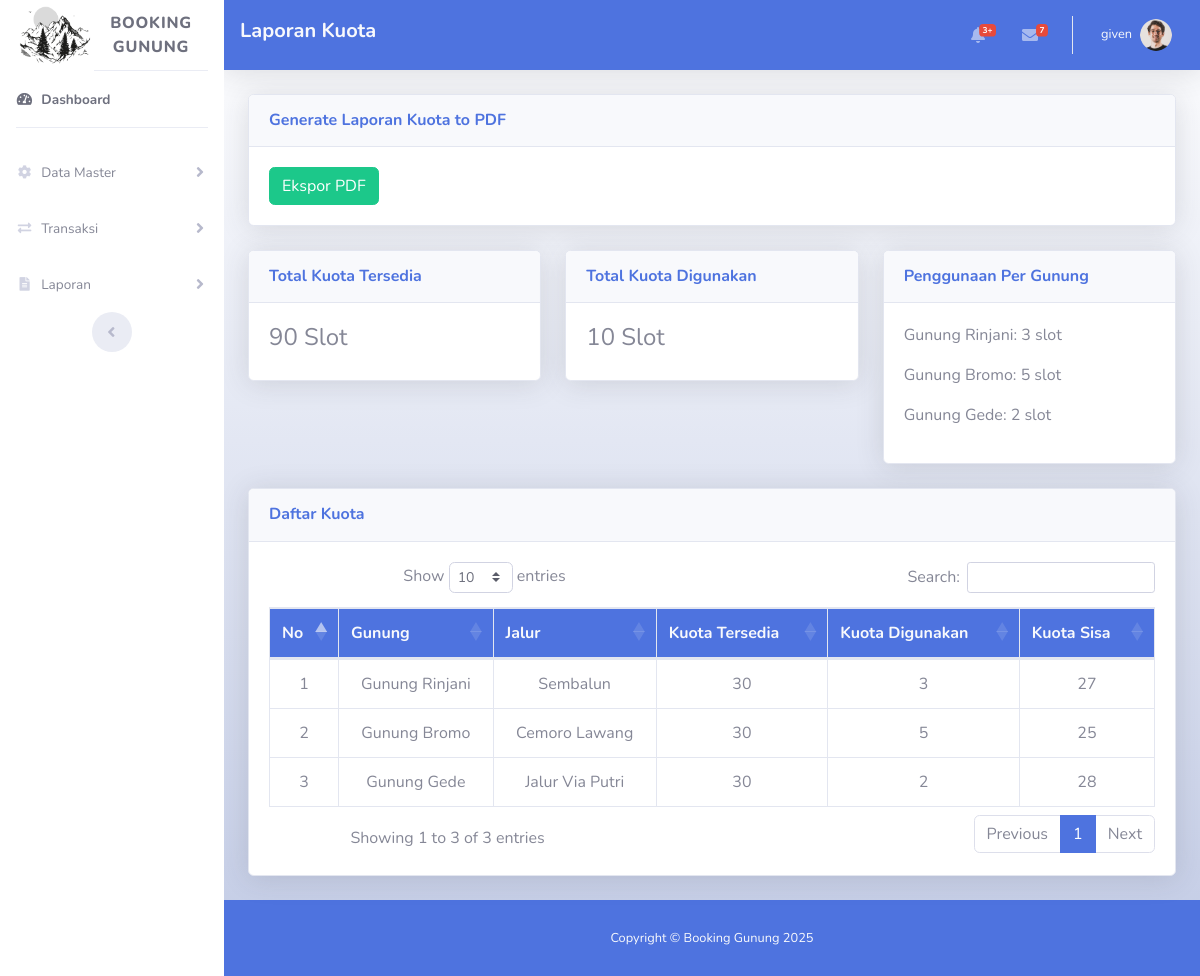
The app's page /laporan/laporan_kuota.php (signed in) with its own data.
### tables this page shows
CREATE TABLE `kuota` (
  `id` int(11) NOT NULL,
  `id_gunung` int(11) NOT NULL,
  `id_jalur` int(11) NOT NULL,
  `jumlah_kuota` int(11) NOT NULL,
  `status` enum('tersedia','habis') DEFAULT 'tersedia',
  `created_at` timestamp NOT NULL DEFAULT current_timestamp(),
  `updated_at` timestamp NOT NULL DEFAULT current_timestamp() ON UPDATE current_timestamp()
);

CREATE TABLE `gunung` (
  `id` int(11) NOT NULL,
  `nama_gunung` varchar(100) NOT NULL,
  `lokasi` varchar(255) NOT NULL,
  `deskripsi` text DEFAULT NULL,
  `foto` varchar(255) DEFAULT NULL,
  `status` enum('active','inactive') DEFAULT 'active',
  `created_at` timestamp NOT NULL DEFAULT current_timestamp()
);

CREATE TABLE `jalur` (
  `id` int(11) NOT NULL,
  `id_gunung` int(11) NOT NULL,
  `nama_jalur` varchar(100) NOT NULL,
  `deskripsi` text DEFAULT NULL,
  `status` enum('aktif','nonaktif') DEFAULT 'aktif',
  `created_at` timestamp NOT NULL DEFAULT current_timestamp()
);

### laporan/laporan_kuota.php (the view, shortened to what this page needs)
<!DOCTYPE html>
<html lang="en">
<head>
    <link href="../vendor/fontawesome-free/css/all.min.css" rel="stylesheet" type="text/css">
    <link href="../css/sb-admin-2.min.css" rel="stylesheet">
    <link href="https://cdn.datatables.net/1.10.20/css/dataTables.bootstrap4.min.css" rel="stylesheet">
</head>
<body id="page-top">
    <div id="wrapper">
        <?php include "side_bar.php"; ?>
        <div id="content-wrapper" class="d-flex flex-column bg-gradient-light">
            <div id="content">
                <nav class="navbar navbar-expand navbar-dark bg-primary topbar mb-4 static-top shadow">
                    <h5 class="text-light font-weight-bold">Laporan Kuota</h5>
                    <ul class="navbar-nav ml-auto">
                        <li class="nav-item dropdown no-arrow mx-1">
                            <a class="nav-link dropdown-toggle" href="#" id="alertsDropdown" role="button" data-toggle="dropdown" aria-haspopup="true" aria-expanded="false">
                                <i class="fas fa-bell fa-fw"></i>
                                <span class="badge badge-danger badge-counter">3+</span>
                            </a>
                        </li>
                        <li class="nav-item dropdown no-arrow mx-1">
                            <a class="nav-link dropdown-toggle" href="#" id="messagesDropdown" role="button" data-toggle="dropdown" aria-haspopup="true" aria-expanded="false">
                                <i class="fas fa-envelope fa-fw"></i>
                                <span class="badge badge-danger badge-counter">7</span>
                            </a>
                        </li>
                        <li class="nav-item dropdown no-arrow">
                            <a class="nav-link dropdown-toggle text-light" href="#" id="userDropdown" role="button" data-toggle="dropdown" aria-haspopup="true" aria-expanded="false">
                            <span class="mr-2 d-none text-light d-lg-inline small"><?php echo htmlspecialchars($_SESSION['username']); ?></span>
                                <img class="img-profile rounded-circle" src="../img/profile-img.png">
                            </a>
                        </li>
                    </ul>
                </nav>
                <div class="container-fluid">
                    <?php
                    include '../config/koneksi.php';
                    $start_date = isset($_GET['start_date']) && preg_match('/^\d{4}-\d{2}-\d{2}$/', $_GET['start_date'])
                        ? mysqli_real_escape_string($conn, $_GET['start_date'])
                        : date('Y-m-01');
                    $end_date = isset($_GET['end_date']) && preg_match('/^\d{4}-\d{2}-\d{2}$/', $_GET['end_date'])
                        ? mysqli_real_escape_string($conn, $_GET['end_date'])
                        : date('Y-m-d');
                    $query = mysqli_query($conn, "SELECT k.id, g.nama_gunung, j.nama_jalur, k.jumlah_kuota,
                                                  (SELECT IFNULL(SUM(b.jumlah_orang), 0)
                                                   FROM booking b
                                                   WHERE b.id_gunung = k.id_gunung
                                                   AND b.id_jalur = k.id_jalur
                                                   AND b.status = 'Confirmed'
                                                   AND b.is_entered = 1) as used
                                                  FROM kuota k
                                                  JOIN gunung g ON k.id_gunung = g.id
                                                  JOIN jalur j ON k.id_jalur = j.id
                                                  WHERE k.status = 1");
                    $total_kuota = 0;
                    $total_used = 0;
                    $gunung_stats = [];
                    $kuota_data = [];
                    while ($row = mysqli_fetch_assoc($query)) {
                        $total_kuota += (int)$row['jumlah_kuota'];
                        $row['used'] = (int)($row['used'] ?? 0);
                        $total_used += $row['used'];
                        $gunung_stats[$row['nama_gunung']] = ($gunung_stats[$row['nama_gunung']] ?? 0) + $row['used'];
                        $row['remaining'] = $row['jumlah_kuota'] - $row['used'];
                        $kuota_data[] = $row;
                    }
                    ?>
                    <div class="card shadow mb-4">
                        <div class="card-header py-3">
                            <h6 class="m-0 font-weight-bold text-primary">Generate Laporan Kuota to PDF</h6>
                        </div>
                        <div class="card-body">
                            <form method="GET" id="filterForm">
                                <div class="row">
                                    <div class="col-md-4">
                                        <a href="generate/generate_kuota.php?start_date=<?= htmlspecialchars($start_date) ?>&end_date=<?= htmlspecialchars($end_date) ?>" id="exportPdf" class="btn btn-success">Ekspor PDF</a>
                                    </div>
                                </div>
                            </form>
                        </div>
                    </div>
                    <div class="row">
                        <div class="col-md-4">
                            <div class="card shadow mb-4">
                                <div class="card-header py-3">
                                    <h6 class="m-0 font-weight-bold text-primary">Total Kuota Tersedia</h6>
                                </div>
                                <div class="card-body">
                                    <h4 class="total-kuota"><?= $total_kuota; ?> Slot</h4>
                                </div>
                            </div>
                        </div>
                        <div class="col-md-4">
                            <div class="card shadow mb-4">
                                <div class="card-header py-3">
                                    <h6 class="m-0 font-weight-bold text-primary">Total Kuota Digunakan</h6>
                                </div>
                                <div class="card-body">
                                    <h4 class="total-used"><?= $total_used; ?> Slot</h4>
                                </div>
                            </div>
                        </div>
                        <div class="col-md-4">
                            <div class="card shadow mb-4">
                                <div class="card-header py-3">
                                    <h6 class="m-0 font-weight-bold text-primary">Penggunaan Per Gunung</h6>
                                </div>
                                <div class="card-body gunung-stats">
                                    <?php foreach ($gunung_stats as $gunung => $used) : ?>
                                        <p><?= htmlspecialchars($gunung) ?>: <?= $used ?> slot</p>
                                    <?php endforeach; ?>
                                </div>
                            </div>
                        </div>
                    </div>
                    <div class="card shadow mb-4">
                        <div class="card-header py-3">
                            <h6 class="m-0 font-weight-bold text-primary">Daftar Kuota</h6>
                        </div>
                        <div class="card-body text-center">
                            <div class="table-responsive">
                                <table class="table table-bordered" id="dataTable" width="100%" cellspacing="0">
                                    <thead class="bg-primary text-light">
                                        <tr>
                                            <th>No</th>
                                            <th>Gunung</th>
                                            <th>Jalur</th>
                                            <th>Kuota Tersedia</th>
                                            <th>Kuota Digunakan</th>
                                            <th>Kuota Sisa</th>
                                        </tr>
                                    </thead>
                                    <tbody class="text-center">
                                        <?php
                                        $no = 1;
                                        foreach ($kuota_data as $row) {
                                        ?>
                                            <tr>
                                                <td><?= $no++; ?></td>
                                                <td><?= htmlspecialchars($row['nama_gunung']); ?></td>
                                                <td><?= htmlspecialchars($row['nama_jalur']); ?></td>
                                                <td><?= (int)$row['jumlah_kuota']; ?></td>
                                                <td><?= (int)$row['used']; ?></td>
                                                <td class="<?= $row['remaining'] <= 0 ? 'text-danger' : '' ?>">
                                                    <?= (int)$row['remaining']; ?>
                                                </td>
                                            </tr>
                                        <?php } ?>
                                    </tbody>
                                </table>
                            </div>
                        </div>
                    </div>
                </div>
            </div>
            <?php include "footer.php"; ?>
        </div>
    </div>
</body>
</html>

### laporan/side_bar.php (shortened to what this page needs)
<ul class="navbar-nav sidebar sidebar-light accordion" id="accordionSidebar">
  <a class="sidebar-brand d-flex align-items-center justify-content-center" href="index.php">
    <div class="sidebar-brand-icon">
      <img src="../img/img-login.jpg" class="img-fluid" alt="">
    </div>
    <div class="sidebar-brand-text mx-3">Booking Gunung</div>
  </a>
  <hr class="sidebar-divider my-0">
  <li class="nav-item active">
    <a class="nav-link" href="../dashboard.php">
      <i class="fas fa-fw fa-tachometer-alt"></i>
      <span>Dashboard</span>
    </a>
  </li>
  <hr class="sidebar-divider">
  <li class="nav-item">
    <a class="nav-link collapsed" href="#" data-toggle="collapse" data-target="#collapseDataMaster" aria-expanded="true" aria-controls="collapseDataMaster">
      <i class="fas fa-fw fa-cog"></i>
      <span>Data Master</span>
    </a>
  </li>
  <li class="nav-item">
    <a class="nav-link collapsed" href="#" data-toggle="collapse" data-target="#collapseTransaksi" aria-expanded="true" aria-controls="collapseTransaksi">
      <i class="fas fa-fw fa-exchange-alt"></i>
      <span>Transaksi</span>
    </a>
  </li>
  <li class="nav-item">
    <a class="nav-link collapsed" href="#" data-toggle="collapse" data-target="#collapseLaporan" aria-expanded="true" aria-controls="collapseLaporan">
      <i class="fas fa-fw fa-file-alt"></i>
      <span>Laporan</span>
    </a>
  </li>
  <div class="text-center d-none d-md-inline">
    <button class="rounded-circle border-0" id="sidebarToggle"></button>
  </div>
</ul>

### laporan/footer.php
<footer class="sticky-footer bg-primary">
    <div class="container my-auto">
        <div class="copyright text-center text-light my-auto">
        <span>Copyright &copy; Booking Gunung 2025</span>
        </div>
    </div>
</footer>

### records on screen
kuota: id_gunung.nama_gunung "Gunung Rinjani", id_jalur.nama_jalur "Sembalun", jumlah_kuota "30", used "3", remaining "27"
kuota: id_gunung.nama_gunung "Gunung Bromo", id_jalur.nama_jalur "Cemoro Lawang", jumlah_kuota "30", used "5", remaining "25"
kuota: id_gunung.nama_gunung "Gunung Gede", id_jalur.nama_jalur "Jalur Via Putri", jumlah_kuota "30", used "2", remaining "28"

### other values on screen
$_SESSION['username'] "given"
$total_kuota "90"
$total_used "10"
$gunung "Gunung Rinjani"
$used "3"
$gunung "Gunung Bromo"
$used "5"
$gunung "Gunung Gede"
$used "2"
